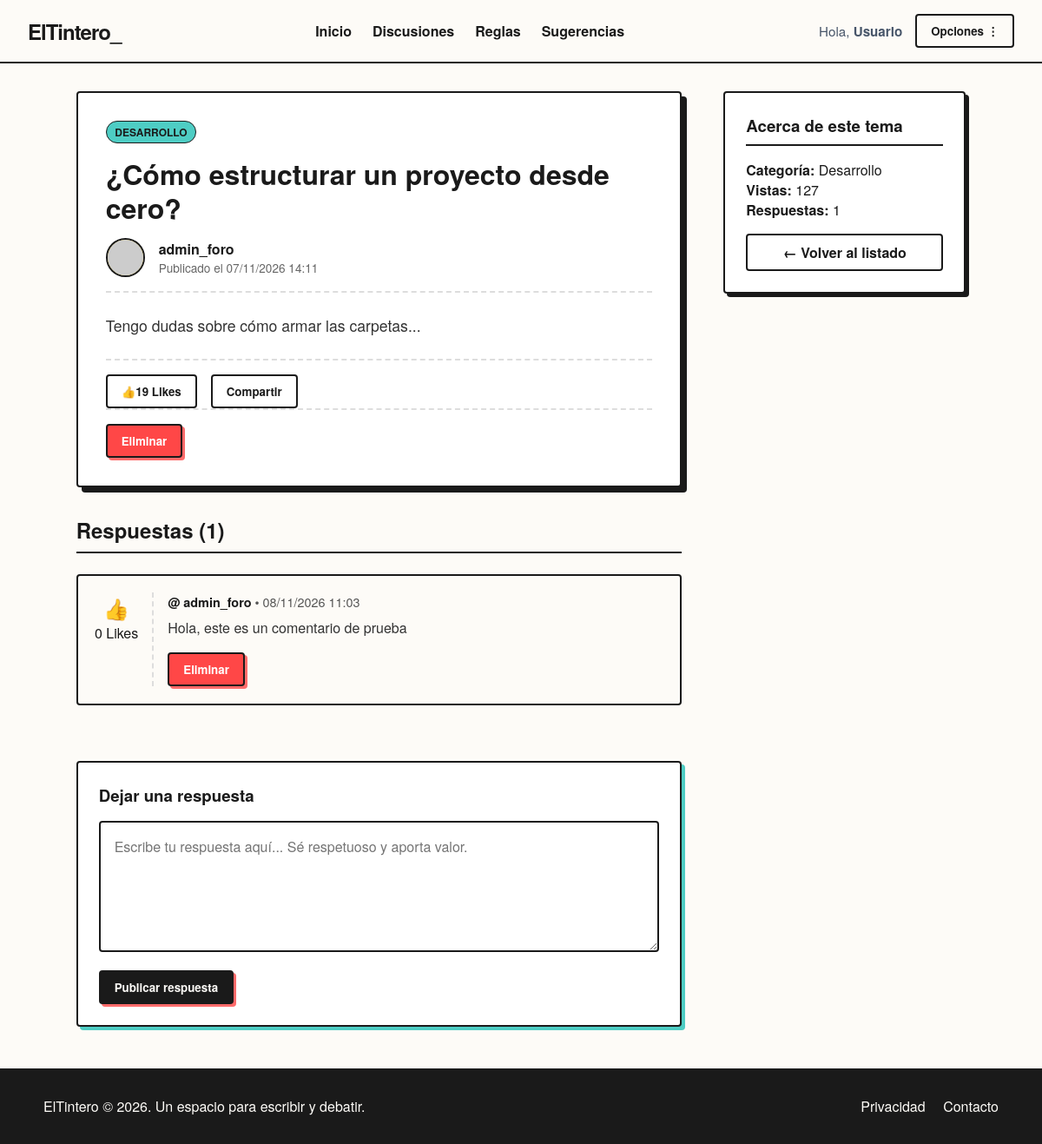
Page /paginas/tema.php?id=1 on the committed database.
### tables this page shows
CREATE TABLE `temas` (
  `id_tema` int NOT NULL AUTO_INCREMENT,
  `titulo` varchar(200) NOT NULL,
  `contenido` text NOT NULL,
  `id_categoria` int NOT NULL,
  `id_usuario` int NOT NULL,
  `vistas` int NOT NULL DEFAULT '0',
  `likes` int NOT NULL DEFAULT '0',
  `fecha_creacion` datetime NOT NULL,
  PRIMARY KEY (`id_tema`),
  KEY `fk_temas_categorias` (`id_categoria`),
  KEY `fk_temas_usuarios` (`id_usuario`),
  CONSTRAINT `fk_temas_categorias` FOREIGN KEY (`id_categoria`) REFERENCES `categorias` (`id_categoria`),
  CONSTRAINT `fk_temas_usuarios` FOREIGN KEY (`id_usuario`) REFERENCES `usuarios` (`id_usuario`)
);

CREATE TABLE `categorias` (
  `id_categoria` int NOT NULL AUTO_INCREMENT,
  `nombre` varchar(100) NOT NULL,
  `descripcion` varchar(200) NOT NULL,
  `color_etiqueta` varchar(50) NOT NULL,
  PRIMARY KEY (`id_categoria`)
);

CREATE TABLE `usuarios` (
  `id_usuario` int NOT NULL AUTO_INCREMENT,
  `username` varchar(100) NOT NULL,
  `email` varchar(150) NOT NULL,
  `contraseña` varchar(250) NOT NULL,
  `rol` varchar(20) NOT NULL DEFAULT 'usuario',
  `esta_baneado` tinyint NOT NULL DEFAULT '0',
  `fecha_registro` datetime NOT NULL,
  PRIMARY KEY (`id_usuario`)
);

CREATE TABLE `respuestas` (
  `id_respuesta` int NOT NULL AUTO_INCREMENT,
  `contenido` text NOT NULL,
  `id_tema` int NOT NULL,
  `id_usuario` int NOT NULL,
  `likes` int NOT NULL DEFAULT '0',
  `fecha_creacion` datetime NOT NULL,
  PRIMARY KEY (`id_respuesta`),
  KEY `fk_respuestas_temas` (`id_tema`),
  KEY `fk_respuestas_usuarios` (`id_usuario`),
  CONSTRAINT `fk_respuestas_temas` FOREIGN KEY (`id_tema`) REFERENCES `temas` (`id_tema`),
  CONSTRAINT `fk_respuestas_usuarios` FOREIGN KEY (`id_usuario`) REFERENCES `usuarios` (`id_usuario`)
);

### componentes/select_temas_respuestas.php (called while the page is built, shortened)
<?php
    require_once __DIR__ . '/../conexion.php';
    $id_tema = (int) $_GET['id'];
    $sql_tema = "SELECT
        temas.*,
        usuarios.username,
        categorias.nombre AS nombre_categoria,
        categorias.color_etiqueta
        FROM temas
        INNER JOIN usuarios on temas.id_usuario = usuarios.id_usuario
        INNER JOIN categorias on temas.id_categoria = categorias.id_categoria
        WHERE temas.id_tema = ?
    ";
    $stmt_tema = mysqli_prepare($conexion, $sql_tema);
    mysqli_stmt_bind_param($stmt_tema, "i", $id_tema);
    mysqli_stmt_execute($stmt_tema);
    $resultado_tema = mysqli_stmt_get_result($stmt_tema);
    $tema = mysqli_fetch_assoc($resultado_tema);
    $sql_respuestas = "SELECT
        respuestas.*,
        usuarios.username
        FROM respuestas
        INNER JOIN usuarios ON respuestas.id_usuario = usuarios.id_usuario
        WHERE respuestas.id_tema = ?
        ORDER BY respuestas.fecha_creacion DESC
    ";
    $stmt_respuestas = mysqli_prepare($conexion, $sql_respuestas);
    mysqli_stmt_bind_param($stmt_respuestas, "i", $id_tema);
    mysqli_stmt_execute($stmt_respuestas);
    $resultado_respuestas = mysqli_stmt_get_result($stmt_respuestas);
?>

### paginas/tema.php (the view, shortened to what this page needs)
<?php
    require_once '../conexion.php';
    require_once '../componentes/select_temas_respuestas.php';
    $id_usuario_actual = 1;
?>
<!DOCTYPE html>
<html lang="en">
<head>
    <link rel="stylesheet" href="../css/estilos.css">
    <link rel="stylesheet" href="../css/tema.css">
</head>
<body>
    <?php
        include_once '../componentes/nav.php'
    ?>
    <div class="container contenedor-tema">
        <main class="tema-principal">
            <div class="tema-detalle-card">
                <div class="tema-cabecera">
                    <span class="etiqueta <?=htmlspecialchars($tema['color_etiqueta'])?>">
                        <?=htmlspecialchars($tema['nombre_categoria'])?>
                    </span>
                    <h1>
                        <?=htmlspecialchars($tema['titulo'])?>
                    </h1>
                    <div class="tema-autor-meta">
                        <img src="https://api.dicebear.com/7.x/avataaars/svg?seed=Juan" alt="Avatar" class="avatar">
                        <div class="meta-info">
                            <strong>
                                <?=htmlspecialchars($tema['username'])?>
                            </strong>
                            <span>Publicado el
                                <?=date('d/m/Y H:i', strtotime($tema['fecha_creacion']))?>
                            </span>
                        </div>
                    </div>
                </div>
                <div class="tema-cuerpo">
                    <p>
                        <?=nl2br(htmlspecialchars($tema['contenido']))?>
                    </p>
                </div>
                <div class="tema-acciones">
                    <form action="../dar_like_tema.php" method="POST">
                        <button class="btn btn-ghost">👍<?=$tema['likes']?> Likes</button>
                    </form>
                    <button class="btn btn-ghost">Compartir</button>
                </div>
                    <?php
                    if($tema['id_usuario'] == $id_usuario_actual){
                        ?>
                        <form action="../eliminar_tema.php" class="tema-acciones" method="POST">
                            <button class="btn btn-solid btn-eliminar" onclick="return confirm('¿Estás seguro de que quieres borrar el tema?')">Eliminar</button>
                        </form>
                        <?php
                    }
                ?>
            </div>
            <section class="seccion-respuestas">
                <h2>Respuestas (<?=mysqli_num_rows($resultado_respuestas)?>)</h2>
                <?php
                    if(mysqli_num_rows($resultado_respuestas) == 0){
                        echo "<p>El tema no posee comentarios por el momento.</p>";
                    }else{
                        while($respuesta = mysqli_fetch_assoc($resultado_respuestas)){
                            ?>
                            <article class="comentario-card">
                                <div class="comentario-votos">
                                    <form action="../dar_like_respuesta.php" method="POST">
                                        <button class="btn-voto">👍</button>
                                    </form>
                                    <span>
                                        <?=$respuesta['likes'] ?> Likes
                                    </span>
                                </div>
                                <div class="comentario-contenido">
                                    <div class="comentario-meta">
                                        <strong>@
                                            <?=htmlspecialchars($respuesta['username'])?>
                                        </strong> <span>•
                                            <?=date('d/m/Y H:i', strtotime($respuesta['fecha_creacion']))?>
                                        </span>
                                    </div>
                                    <p>
                                        <?=nl2br(htmlspecialchars($respuesta['contenido']))?>
                                    </p>
                                    <?php
                                        if($respuesta['id_usuario'] == $id_usuario_actual){
                                        ?>
                                            <form action="../eliminar_respuesta.php" method="POST" class="form-eliminar">
                                                <button type="submit" class="btn btn-solid btn-eliminar" onclick="return confirm('¿Estás seguro de que quieres borrar tu respuesta?')">
                                                    Eliminar
                                                </button>
                                            </form>
                                            <?php
                                        }
                                    ?>
                                </div>
                            </article>
                            <?php
                        }
                    }
                    ?>
            </section>
            <section class="caja-respuesta">
                <h3>Dejar una respuesta</h3>
                <form action="../guardar_respuesta.php" method="POST">
                    <textarea placeholder="Escribe tu respuesta aquí... Sé respetuoso y aporta valor." rows="5"
                        class="input-textarea" name="contenido" required></textarea>
                    <button type="submit" class="btn btn-solid">Publicar respuesta</button>
                </form>
            </section>
        </main>
        <aside class="foro-sidebar">
            <div class="card-sidebar">
                <h3>Acerca de este tema</h3>
                <p><strong>Categoría:</strong> <?=htmlspecialchars($tema['nombre_categoria'])?></p>
                <p><strong>Vistas:</strong> <?=$tema['vistas']?></p>
                <p><strong>Respuestas:</strong> <?=mysqli_num_rows($resultado_respuestas)?></p>
                <a href="../paginas/discusiones.php" class="btn btn-ghost btn-full">← Volver al listado</a>
            </div>
        </aside>
    </div>
    <?php
        include_once '../componentes/footer.php';
    ?>
</body>
</html>

### css/estilos.css (style rules this page uses)
* { margin: 0; padding: 0; box-sizing: border-box; font-family: 'Helvetica Neue', Arial, sans-serif; }
body { background-color: #fdfbf7; color: #1a1a1a; display: flex; flex-direction: column; min-height: 100vh; }
.btn { padding: 0.5rem 1rem; font-weight: bold; text-decoration: none; border: 2px solid #1a1a1a; cursor: pointer; transition: transform 0.1s, box-shadow 0.1s; display: inline-block; border-radius: 4px; }
.btn-solid { background-color: #1a1a1a; color: #fdfbf7; box-shadow: 3px 3px 0px #ff6b6b; }
.btn-ghost { background-color: transparent; color: #1a1a1a; }
.btn-full { width: 100%; text-align: center; margin-top: 1rem; }
.container { display: flex; max-width: 1100px; margin: 3rem auto; padding: 0 1.5rem; gap: 3rem; flex: 1; }
.foro-sidebar { flex: 1; display: flex; flex-direction: column; gap: 2rem; }
.btn-voto { background: none; border: none; font-size: 1.5rem; cursor: pointer; color: #1a1a1a; }
.etiqueta { display: inline-block; padding: 0.2rem 0.6rem; font-size: 0.75rem; font-weight: bold; border: 1px solid #1a1a1a; border-radius: 20px; background-color: #eee; text-transform: uppercase; }
.azul { background-color: #4ecdc4; }
.card-sidebar { background-color: #fff; border: 2px solid #1a1a1a; padding: 1.5rem; border-radius: 4px; box-shadow: 4px 4px 0px #1a1a1a; }
.card-sidebar h3 { margin-bottom: 1rem; padding-bottom: 0.5rem; border-bottom: 2px solid #1a1a1a; }

### css/tema.css (style rules this page uses)
.contenedor-tema { margin-top: 2rem; }
.tema-principal { flex: 2.5; display: flex; flex-direction: column; gap: 2rem; }
.tema-detalle-card { background-color: #fff; border: 2px solid #1a1a1a; border-radius: 4px; padding: 2rem; box-shadow: 6px 6px 0px #1a1a1a; }
.tema-cabecera h1 { font-size: 2rem; margin: 1rem 0; line-height: 1.2; }
.tema-autor-meta { display: flex; align-items: center; gap: 1rem; margin-top: 1rem; padding-bottom: 1rem; border-bottom: 2px dashed #ddd; }
.avatar { width: 45px; height: 45px; border-radius: 50%; border: 2px solid #1a1a1a; background-color: #ffe66d; }
.meta-info { display: flex; flex-direction: column; }
.meta-info span { font-size: 0.85rem; color: #666; }
.tema-cuerpo { margin: 1.5rem 0; font-size: 1.1rem; line-height: 1.6; color: #333; }
.tema-cuerpo p { margin-bottom: 1rem; }
.tema-acciones { display: flex; gap: 1rem; padding-top: 1rem; border-top: 2px dashed #ddd; }
.seccion-respuestas h2 { margin-bottom: 1.5rem; font-size: 1.5rem; border-bottom: 2px solid #1a1a1a; padding-bottom: 0.5rem; }
.comentario-card { display: flex; background-color: #fdfbf7; border: 2px solid #1a1a1a; border-radius: 4px; padding: 1.2rem; margin-bottom: 1rem; }
.comentario-votos { display: flex; flex-direction: column; align-items: center; padding-right: 1rem; margin-right: 1rem; border-right: 2px dashed #ddd; min-width: 50px; }
.comentario-contenido { flex: 1; }
.comentario-meta { margin-bottom: 0.5rem; font-size: 0.9rem; color: #555; }
.comentario-meta strong { color: #1a1a1a; }
.comentario-contenido p { line-height: 1.5; color: #333; }
.caja-respuesta { background-color: #fff; border: 2px solid #1a1a1a; padding: 1.5rem; border-radius: 4px; box-shadow: 4px 4px 0px #4ecdc4; margin-top: 1rem; }
.caja-respuesta h3 { margin-bottom: 1rem; }
.input-textarea { width: 100%; padding: 1rem; border: 2px solid #1a1a1a; border-radius: 4px; font-size: 1rem; margin-bottom: 1rem; resize: vertical; }
.form-eliminar { margin-top: 16px; }
.btn-eliminar { background-color: #ff4747; color: #ffffff; }

### rows in the picture
temas: id_categoria.nombre "DESARROLLO", titulo "¿Cómo estructurar un proyecto desde cero?", id_usuario.username "admin_foro", fecha_creacion "07/11/2026 14:11", contenido "Tengo dudas sobre cómo armar las carpetas...", likes "19", id_categoria.nombre "Desarrollo", vistas "127"
respuestas: likes "0", id_usuario.username "admin_foro", fecha_creacion "08/11/2026 11:03", contenido "Hola, este es un comentario de prueba"

### other values in the picture
mysqli_num_rows($resultado_respuestas) "1"
